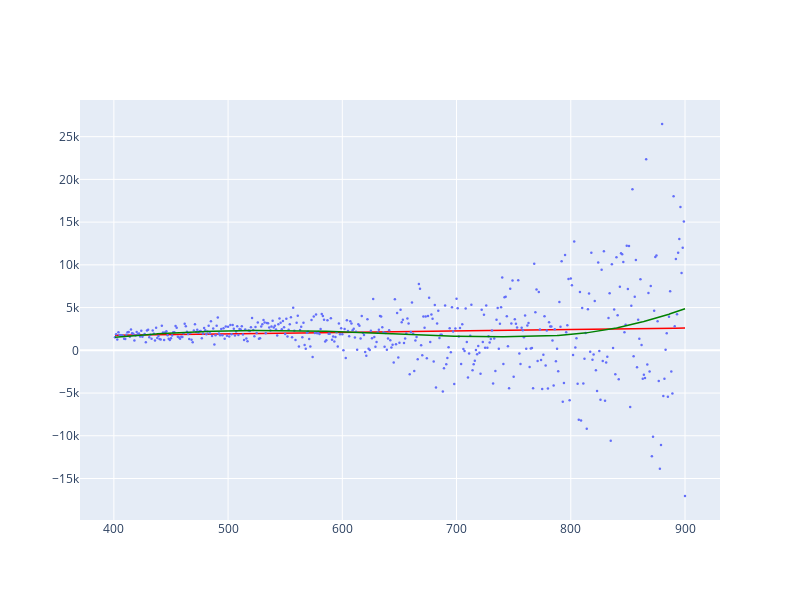

Notebook source saved alongside this figure:
### Code cell
X_spline = SplineTransformer(degree = d+1 , n_knots = q + 3).fit_transform(X)

f_hat = sm.OLS(y, X_spline).fit()

fig0 = px.line(x=x, y = theta0 + theta1*x)
fig0.update_traces(line_color="red", line_width=1.5)

fig1 = px.scatter(x=x, y=y)
fig1.update_traces(marker=dict(size=2.5))

fig2 = px.line(x=x, y = (X_spline @ f_hat.params))
fig2.update_traces(line_color="green", line_width=1.5)


fig = go.Figure(data = 
                fig0.data + 
                fig1.data + 
                fig2.data, 
                layout=dict(width=800, height=600)
               )
fig.show()

### Figure 1 — Plotly figure (JSON) as saved in the notebook; plotly's stock layout.template omitted (floating-point values rounded to 4 significant figures; data arrays with more than 128 entries replaced by an {"elided": "..."} marker saying what was removed)
{"data": [{"hovertemplate": "x=%{x}<br>y=%{y}<extra></extra>", "legendgroup": "", "line": {"color": "red", "dash": "solid", "width": 1.5}, "marker": {"symbol": "circle"}, "mode": "lines", "name": "", "orientation": "v", "showlegend": false, "type": "scatter", "x": {"elided": "500 int values"}, "xaxis": "x", "y": {"elided": "500 float values"}, "yaxis": "y"}, {"hovertemplate": "x=%{x}<br>y=%{y}<extra></extra>", "legendgroup": "", "marker": {"color": "#636efa", "size": 2.5, "symbol": "circle"}, "mode": "markers", "name": "", "orientation": "v", "showlegend": false, "type": "scatter", "x": {"elided": "500 int values"}, "xaxis": "x", "y": {"elided": "500 float values"}, "yaxis": "y"}, {"hovertemplate": "x=%{x}<br>y=%{y}<extra></extra>", "legendgroup": "", "line": {"color": "green", "dash": "solid", "width": 1.5}, "marker": {"symbol": "circle"}, "mode": "lines", "name": "", "orientation": "v", "showlegend": false, "type": "scatter", "x": {"elided": "500 int values"}, "xaxis": "x", "y": {"elided": "500 float values"}, "yaxis": "y"}], "layout": {"height": 600, "width": 800, "xaxis": {"autorange": true, "range": [370.4, 930.6], "type": "linear"}, "yaxis": {"autorange": true, "range": [-19850.0, 29290.0], "type": "linear"}}}
